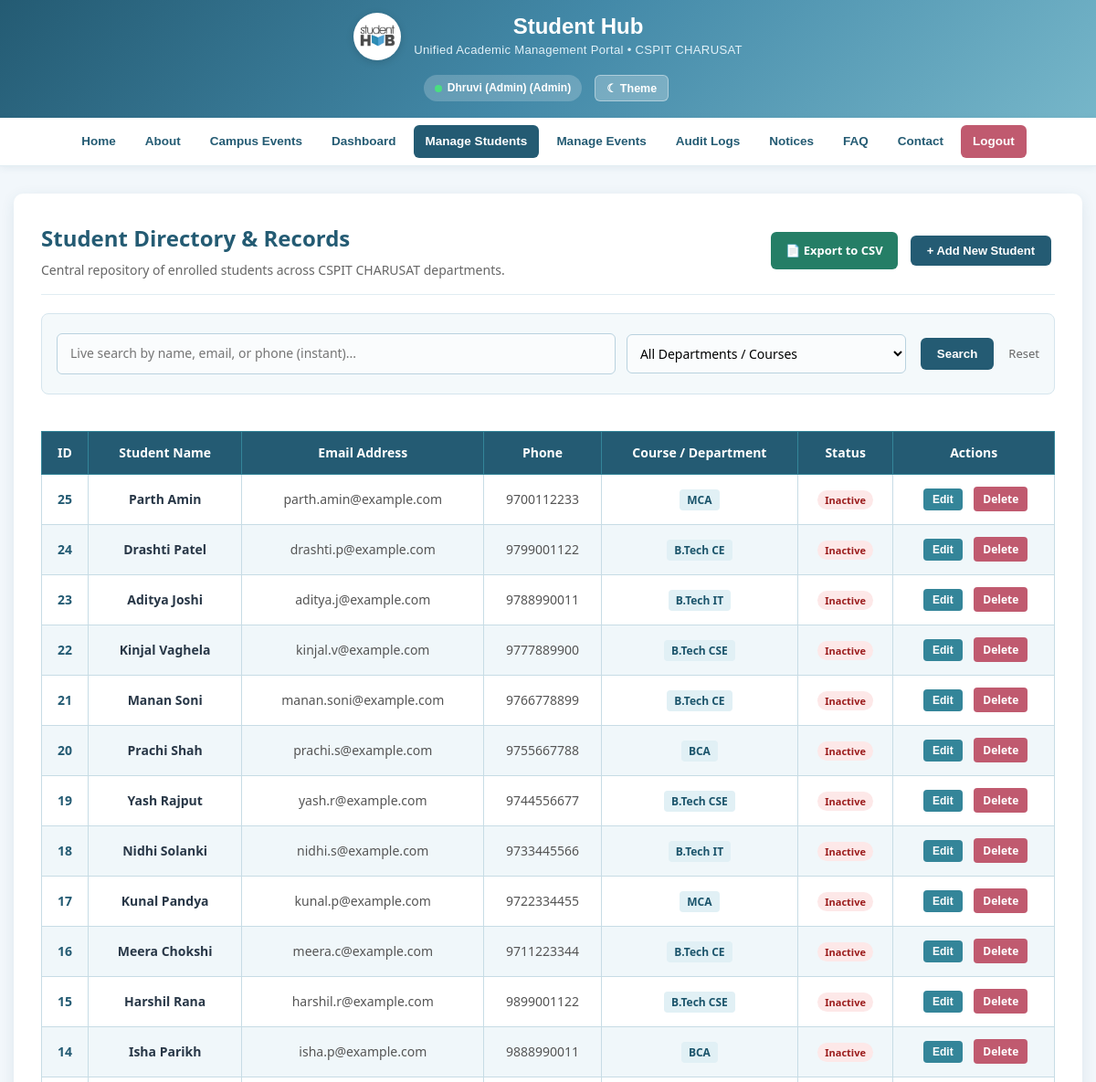
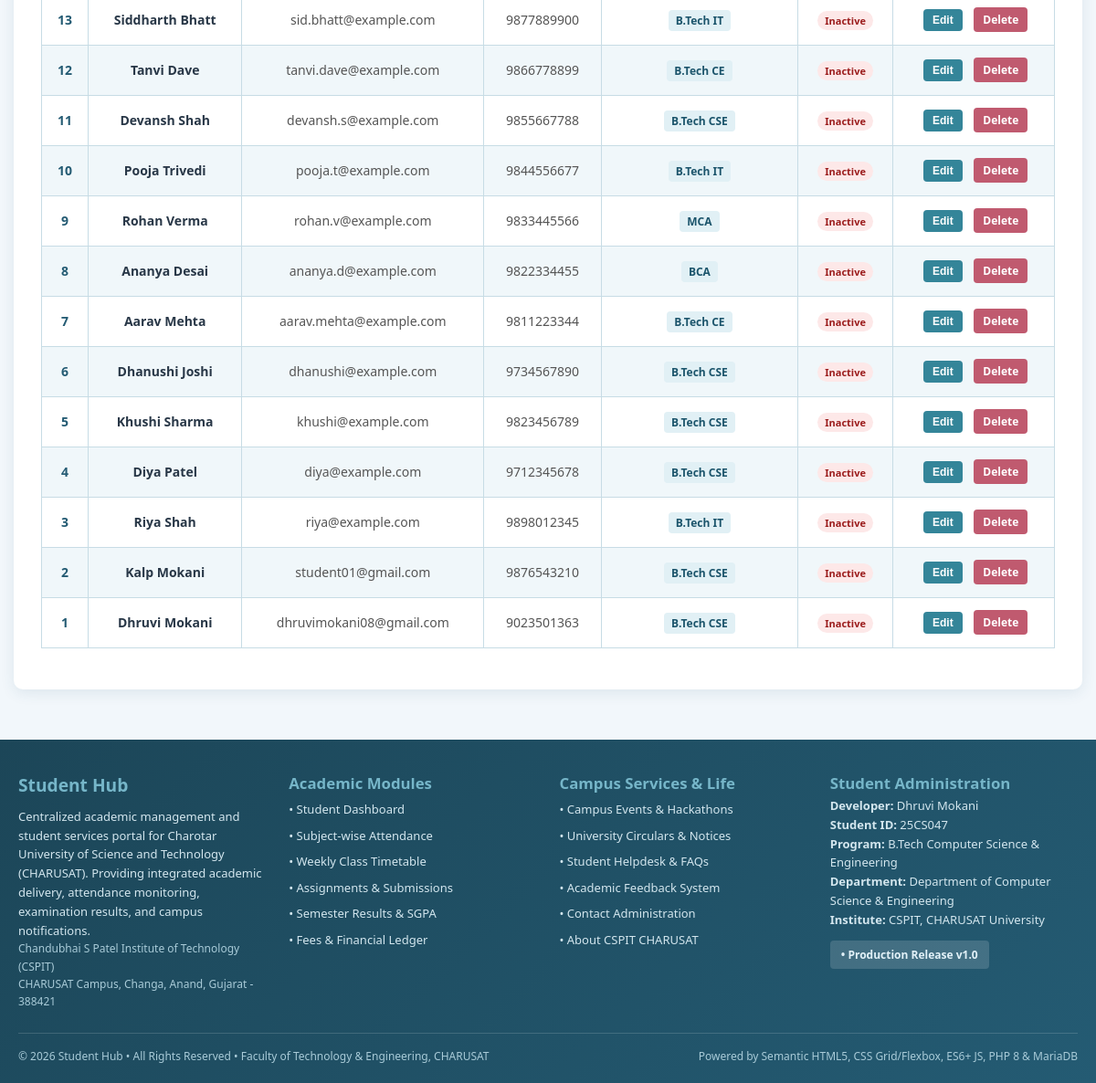
/students.php (signed in), run on the app's committed database (2 pictures, top to bottom).
### tables this page shows
CREATE TABLE `students` (
  `id` INT AUTO_INCREMENT PRIMARY KEY,
  `student_id` INT AS (id) VIRTUAL,
  `user_id` INT NULL,
  `name` VARCHAR(100) NOT NULL,
  `email` VARCHAR(100) NOT NULL UNIQUE,
  `mobile` VARCHAR(20) DEFAULT NULL,
  `course` VARCHAR(100) NOT NULL DEFAULT 'B.Tech CSE',
  `year` VARCHAR(50) DEFAULT 'Third Year',
  `gender` VARCHAR(20) DEFAULT 'Female',
  `pincode` VARCHAR(10) DEFAULT '387002',
  `address` VARCHAR(255) DEFAULT 'CHARUSAT Campus, Changa',
  `message` TEXT DEFAULT NULL,
  `status` ENUM('active', 'inactive', 'archived') DEFAULT 'active',
  `is_deleted` TINYINT(1) DEFAULT 0,
  `phone` VARCHAR(20) AS (mobile) VIRTUAL,
  `created_at` TIMESTAMP DEFAULT CURRENT_TIMESTAMP,
  INDEX (`email`),
  INDEX (`course`),
  INDEX (`status`),
  INDEX (`is_deleted`)
);

### students.php (the view, shortened to what this page needs)
<?php
require_once __DIR__ . '/includes/auth_check.php';
$is_admin = (($_SESSION['role'] ?? '') === 'admin');
$search_query   = trim($_GET['search'] ?? '');
$sql = "SELECT * FROM students WHERE is_deleted = 0";
$sql .= " ORDER BY id DESC";
$stmt = mysqli_prepare($conn, $sql);
mysqli_stmt_execute($stmt);
$students = mysqli_stmt_get_result($stmt);
include __DIR__ . '/includes/header.php';
?>
<main style="max-width:1200px;margin:30px auto;padding:0 15px;flex:1;font-family:'Segoe UI',sans-serif;">
    <div style="background:white;padding:30px;border-radius:10px;box-shadow:0 4px 15px rgba(36,91,115,0.1);margin-bottom:25px;">
        <div style="display:flex;justify-content:space-between;align-items:center;flex-wrap:wrap;gap:15px;border-bottom:1px solid #E1EDF2;padding-bottom:15px;margin-bottom:20px;">
            <div>
                <h2 style="color:#245B73;margin:0 0 5px;">Student Directory &amp; Records</h2>
                <p style="margin:0;color:#666;font-size:14px;">
                    Central repository of enrolled students across CSPIT CHARUSAT departments.
                </p>
            </div>
            <div style="display:flex;gap:10px;flex-wrap:wrap;">
                <a href="students.php?export=csv" style="background:#257E66;color:white;padding:9px 16px;border-radius:6px;text-decoration:none;font-weight:bold;font-size:13px;display:inline-flex;align-items:center;gap:6px;">
                    &#128196; Export to CSV
                </a>
                <?php if ($is_admin): ?>
                    <button type="button" onclick="openAddModal()" style="background:#245B73;color:white;border:none;padding:9px 18px;border-radius:6px;font-weight:bold;font-size:13px;cursor:pointer;display:inline-flex;align-items:center;gap:6px;">
                        + Add New Student
                    </button>
                <?php endif; ?>
            </div>
        </div>
        <div style="background:#F4F9FB;padding:16px;border-radius:8px;border:1px solid #D5E5ED;margin-bottom:25px;display:flex;gap:12px;flex-wrap:wrap;align-items:center;">
            <div style="flex:2;min-width:240px;position:relative;">
                <input type="text" id="liveSearchInput" placeholder="Live search by name, email, or phone (instant)..." value="<?php echo htmlspecialchars($search_query); ?>" style="width:100%;padding:10px 14px;border:1px solid #B9D2DF;border-radius:6px;box-sizing:border-box;font-size:14px;">
            </div>
            <div style="flex:1;min-width:180px;">
                <select id="courseFilterSelect" onchange="applyFilters()" style="width:100%;padding:10px;border:1px solid #B9D2DF;border-radius:6px;font-size:14px;">
                    <option value="All">All Departments / Courses</option>
                </select>
            </div>
            <button type="button" onclick="applyFilters()" style="background:#245B73;color:white;border:none;padding:10px 18px;border-radius:6px;font-weight:bold;cursor:pointer;">
                Search
            </button>
            <a href="students.php" style="color:#666;font-size:13px;text-decoration:none;">Reset</a>
        </div>
        <div style="overflow-x:auto;">
            <table style="width:100%;border-collapse:collapse;font-size:14px;text-align:left;">
                <thead>
                    <tr style="background:#245B73;color:white;">
                        <th style="padding:12px;border:1px solid #348599;">ID</th>
                        <th style="padding:12px;border:1px solid #348599;">Student Name</th>
                        <th style="padding:12px;border:1px solid #348599;">Email Address</th>
                        <th style="padding:12px;border:1px solid #348599;">Phone</th>
                        <th style="padding:12px;border:1px solid #348599;">Course / Department</th>
                        <th style="padding:12px;border:1px solid #348599;">Status</th>
                        <?php if ($is_admin): ?>
                            <th style="padding:12px;border:1px solid #348599;text-align:center;">Actions</th>
                        <?php endif; ?>
                    </tr>
                </thead>
                <tbody id="studentTableBody">
                    <?php if (mysqli_num_rows($students) > 0): ?>
                        <?php while ($s = mysqli_fetch_assoc($students)): ?>
                            <tr style="border-bottom:1px solid #E1EDF2;">
                                <td style="padding:11px;font-weight:bold;color:#245B73;"><?php echo $s['id']; ?></td>
                                <td style="padding:11px;font-weight:600;"><?php echo htmlspecialchars($s['name']); ?></td>
                                <td style="padding:11px;color:#555;"><?php echo htmlspecialchars($s['email']); ?></td>
                                <td style="padding:11px;color:#555;"><?php echo htmlspecialchars($s['phone'] ?? 'N/A'); ?></td>
                                <td style="padding:11px;"><span style="background:#E1F0F5;color:#1B546B;padding:3px 8px;border-radius:4px;font-size:12px;font-weight:600;"><?php echo htmlspecialchars($s['course'] ?? 'General'); ?></span></td>
                                <td style="padding:11px;">
                                    <?php if ($s['status'] === 'Active'): ?>
                                        <span style="background:#DEF7EC;color:#03543F;padding:3px 8px;border-radius:12px;font-size:11px;font-weight:bold;">Active</span>
                                    <?php else: ?>
                                        <span style="background:#FDE8E8;color:#9B1C1C;padding:3px 8px;border-radius:12px;font-size:11px;font-weight:bold;">Inactive</span>
                                    <?php endif; ?>
                                </td>
                                <?php if ($is_admin): ?>
                                    <td style="padding:11px;text-align:center;white-space:nowrap;">
                                        <button type="button" onclick="openEditModal(<?php echo htmlspecialchars(json_encode($s)); ?>)" style="background:#348599;color:white;border:none;padding:5px 10px;border-radius:4px;font-size:12px;cursor:pointer;font-weight:600;">
                                            Edit
                                        </button>
                                        <a href="students.php?delete=<?php echo $s['id']; ?>" onclick="return confirm('Are you sure you want to soft delete student #<?php echo $s['id']; ?>?')" style="background:#C05A6F;color:white;text-decoration:none;padding:5px 10px;border-radius:4px;font-size:12px;font-weight:600;margin-left:5px;">
                                            Delete
                                        </a>
                                    </td>
                                <?php endif; ?>
                            </tr>
                        <?php endwhile; ?>
                    <?php endif; ?>
                </tbody>
            </table>
        </div>
    </div>
</main>
<?php include __DIR__ . '/includes/footer.php'; ?>

### css/style.css (style rules this page uses)
* { margin:0; padding:0; box-sizing:border-box; }
html { scroll-behavior:smooth; }
body { font-family:Arial,Helvetica,sans-serif; background:#F2F7FB; color:#283747; line-height:1.6; min-height:100vh; display:flex; flex-direction:column; }
main { width:100%; max-width:1200px; margin:auto; padding:15px 10px; flex:1; }
h2,h3 { color:#245B73; margin-bottom:8px; }
button,#mybutton { background:#38697e; color:white; border:0; border-radius:6px; padding:10px 16px; margin:4px; cursor:pointer; }
input,select,textarea { width:100%; padding:10px; margin:5px 0 5px; border:1px solid #B9D2DF; border-radius:6px; font:inherit; background:#FAFCFD; }
table { width:100%; border-collapse:collapse; margin:15px 0; }
th,td { border:1px solid #C7DCE5; padding:8px; text-align:center; }
th { background:#245B73; color:white; }
tr:nth-child(even) { background:#F0F7FA; }
@media (min-width:576px) { main { padding:20px 15px; } }
@media (min-width:576px) { button,#mybutton { width:auto; } }
@media (min-width:992px) { main { padding:30px 20px; } }

### data on the page
students: id "25", name "Parth Amin", email "parth.amin@example.com", phone "9700112233", course "MCA", status "Inactive"
students: id "24", name "Drashti Patel", email "drashti.p@example.com", phone "9799001122", course "B.Tech CE", status "Inactive"
students: id "23", name "Aditya Joshi", email "aditya.j@example.com", phone "9788990011", course "B.Tech IT", status "Inactive"
students: id "22", name "Kinjal Vaghela", email "kinjal.v@example.com", phone "9777889900", course "B.Tech CSE", status "Inactive"
students: id "21", name "Manan Soni", email "manan.soni@example.com", phone "9766778899", course "B.Tech CE", status "Inactive"
students: id "20", name "Prachi Shah", email "prachi.s@example.com", phone "9755667788", course "BCA", status "Inactive"
students: id "19", name "Yash Rajput", email "yash.r@example.com", phone "9744556677", course "B.Tech CSE", status "Inactive"
students: id "18", name "Nidhi Solanki", email "nidhi.s@example.com", phone "9733445566", course "B.Tech IT", status "Inactive"
students: id "17", name "Kunal Pandya", email "kunal.p@example.com", phone "9722334455", course "MCA", status "Inactive"
students: id "16", name "Meera Chokshi", email "meera.c@example.com", phone "9711223344", course "B.Tech CE", status "Inactive"
students: id "15", name "Harshil Rana", email "harshil.r@example.com", phone "9899001122", course "B.Tech CSE", status "Inactive"
students: id "14", name "Isha Parikh", email "isha.p@example.com", phone "9888990011", course "BCA", status "Inactive"
students: id "13", name "Siddharth Bhatt", email "sid.bhatt@example.com", phone "9877889900", course "B.Tech IT", status "Inactive"
students: id "12", name "Tanvi Dave", email "tanvi.dave@example.com", phone "9866778899", course "B.Tech CE", status "Inactive"
students: id "11", name "Devansh Shah", email "devansh.s@example.com", phone "9855667788", course "B.Tech CSE", status "Inactive"
students: id "10", name "Pooja Trivedi", email "pooja.t@example.com", phone "9844556677", course "B.Tech IT", status "Inactive"
students: id "9", name "Rohan Verma", email "rohan.v@example.com", phone "9833445566", course "MCA", status "Inactive"
students: id "8", name "Ananya Desai", email "ananya.d@example.com", phone "9822334455", course "BCA", status "Inactive"
students: id "7", name "Aarav Mehta", email "aarav.mehta@example.com", phone "9811223344", course "B.Tech CE", status "Inactive"
students: id "6", name "Dhanushi Joshi", email "dhanushi@example.com", phone "9734567890", course "B.Tech CSE", status "Inactive"
students: id "5", name "Khushi Sharma", email "khushi@example.com", phone "9823456789", course "B.Tech CSE", status "Inactive"
students: id "4", name "Diya Patel", email "diya@example.com", phone "9712345678", course "B.Tech CSE", status "Inactive"
students: id "3", name "Riya Shah", email "riya@example.com", phone "9898012345", course "B.Tech IT", status "Inactive"
students: id "2", name "Kalp Mokani", email "student01@gmail.com", phone "9876543210", course "B.Tech CSE", status "Inactive"
students: id "1", name "Dhruvi Mokani", email "dhruvimokani08@gmail.com", phone "9023501363", course "B.Tech CSE", status "Inactive"

### other printed values
$user_name "Dhruvi (Admin)"
$user_role "Admin"
